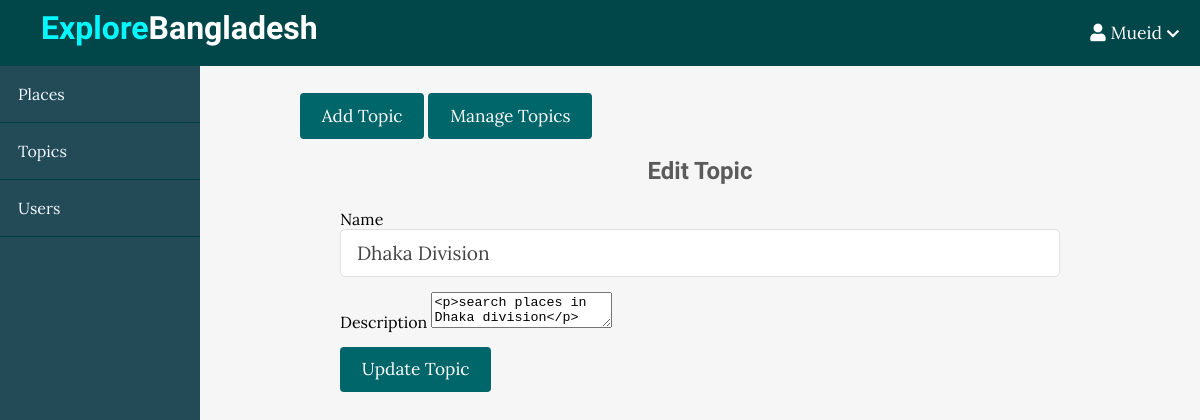
The app's page /admin/topics/edit.php?id=9 (signed in) with its own data.
### tables this page shows
CREATE TABLE `topics` (
  `id` int(11) NOT NULL,
  `name` varchar(100) NOT NULL,
  `description` text NOT NULL
);

### app/controllers/topics.php (called while the page is built, shortened)
<?php
include(ROOT_PATH . "/app/database/db.php");
$table = 'topics';
if (isset($_GET['id'])) {
    $id = $_GET['id'];
    $topic = selectOne($table, ['id' => $id]);
    $name = $topic['name'];
    $description = $topic['description'];
}

### app/database/db.php (called while the page is built, shortened)
<?php
require('connect.php');
function executeQuery($sql, $data)
{
    global $conn;
    $stmt = $conn->prepare($sql);
    $values = array_values($data);
    $types = str_repeat('s', count($values));
    $stmt->bind_param($types, ...$values);
    $stmt->execute();
    return $stmt;
}
function selectOne($table, $conditions)
{
    $sql = "SELECT * FROM $table";
    $i = 0;
    foreach ($conditions as $key => $value) {
        if ($i === 0) {
            $sql = $sql . " WHERE $key=?";
        } else {
            $sql = $sql . " AND $key=?";
        }
        $i++;
    }
    $sql = $sql . " LIMIT 1";
    $stmt = executeQuery($sql, $conditions);
    $records = $stmt->get_result()->fetch_assoc();
    return $records;
}

### admin/topics/edit.php (the view, shortened to what this page needs)
<?php include(ROOT_PATH . "/app/controllers/topics.php");
?>
<!DOCTYPE html>
<html lang="en">
    <head>
        <link rel="stylesheet"
            href="https://use.fontawesome.com/releases/v5.7.2/css/all.css"
>
        <link rel="stylesheet" href="../../assets/css/style.css">
        <link rel="stylesheet" href="../../assets/css/admin.css">
    </head>
    <body>
    <?php include(ROOT_PATH . "/app/includes/adminHeader.php"); ?>
        <div class="admin-wrapper">
        <div class="left-sidebar">
                <ul>
                    <li><a href="<?php echo BASE_URL . '/admin/posts/index.php' ?>">Places</a></li>
                    <li><a href="<?php echo BASE_URL . '/admin/topics/index.php' ?>">Topics</a></li>
                    <li><a href="<?php echo BASE_URL . '/admin/users/index.php' ?>">Users</a></li>
                </ul>
            </div>
            <div class="admin-content">
                <div class="button-group">
                    <a href="create.php" class="btn btn-big">Add Topic</a>
                    <a href="index.php" class="btn btn-big">Manage Topics</a>
                </div>
                <div class="content">
                    <h2 class="page-title">Edit Topic</h2>
                    <form action="edit.php" method="post">
                        <div>
                            <label>Name</label>
                            <input type="text" name="name" value="<?php echo $name; ?>" class="text-input">
                        </div>
                        <div>
                            <label>Description</label>
                            <textarea name="description" id="body"><?php echo $description; ?></textarea>
                        </div>
                        <div>
                            <button type="submit" name="update-topic" class="btn btn-big">Update Topic</button>
                        </div>
                    </form>
                </div>
            </div>
        </div>
    </body>
</html>

### assets/css/style.css (style rules this page uses)
* { box-sizing: border-box; }
html, body { height: 100%; padding: 0px; margin: 0px; background: #f6f6f6; font-family: "Lora", serif; }
h1, h2, h3, h4, h5, h6 { font-family: "Candal", serif; color: #5c5b5b; margin: 5px; }
a { text-decoration: none; color: inherit; }
.btn { padding: 0.5rem 1rem; background: #006669; color: white; border: 1px solid transparent; border-radius: 0.25rem; font-size: 1.08em; font-family: "Lora", serif; }
.btn-big { padding: 0.7rem 1.3rem; line-height: 1.3rem; }
.text-input { padding: 0.7rem 1rem; display: block; width: 100%; border-radius: 5px; border: 1px solid #e0e0e0; outline: none; color: #444; line-height: 1.5rem; font-size: 1.2em; font-family: "Lora", serif; }
.content { width: 90%; margin: 30px auto 30px; }

### assets/css/admin.css (style rules this page uses)
.admin-wrapper { display: flex; height: calc(100% - 66px); }
.admin-wrapper .left-sidebar { flex: 2; height: 100%; background: #234a57; }
.admin-wrapper .left-sidebar ul { list-style: none; margin: 0px; padding: 0px; color: aliceblue; }
.admin-wrapper .left-sidebar ul li a { padding: 18px; display: block; border-bottom: 1px solid #004044; }
.admin-wrapper .admin-content { flex: 8; height: 100%; padding: 40px 100px 100px; overflow-y: scroll; }
.admin-content .page-title { text-align: center; margin-bottom: 1.5rem; }
form div { margin-bottom: 15px; }

### records on screen
topics: name "Dhaka Division", description "<p>search places in Dhaka division</p>"

### other values on screen
$_SESSION['username'] "Mueid"
